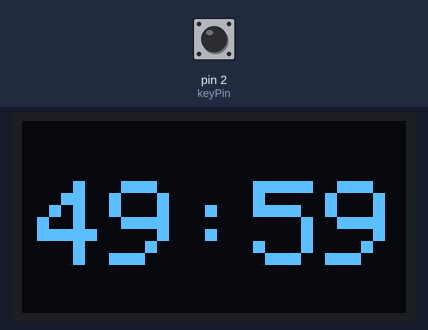
A sketch run on a simulated Arduino Uno, built with avr-gcc and run on an emulated ATmega328P. Parts: 128×64 one-colour display. Inputs (shaded band) come from the test bench; at power-on: pin 2 (keyPin) HIGH. What the sketch prints to the serial monitor is not drawn.

Above: at 1.6 s.
1.7 s: pin 2 (keyPin) pulled LOW for 0.15 s
At 2.8 s:
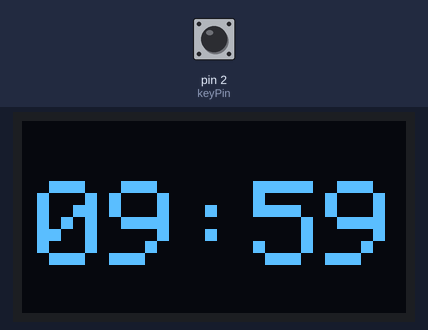
4.5 s: pin 2 (keyPin) pulled LOW for 3.2 s
At 7.8 s:
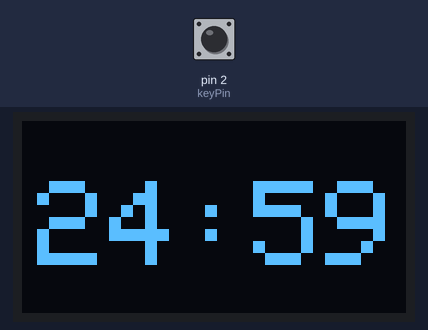
9.5 s: pin 2 (keyPin) pulled LOW for 0.15 s
At 10.3 s:
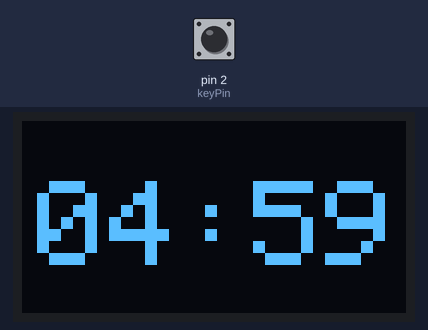
Timing chart, 0 to 12.5 s (numbered marks = the images above; inputs shaded):
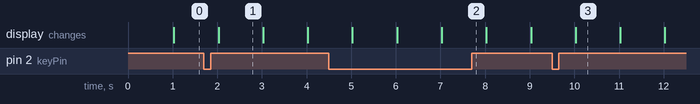

The sketch:

pomodoro_timer.ino
```cpp
// key press - https://forum.arduino.cc/t/button-pressed-more-than-2-seconds-do-somethingelse/136822/7
// oled display - https://randomnerdtutorials.com/guide-for-oled-display-with-arduino/

// Required libraries:
// - Adafuit SSD1306 (plus dependencies)

#include <Wire.h>
#include <Adafruit_GFX.h>
#include <Adafruit_SSD1306.h>

#define SCREEN_WIDTH 128 // OLED display width, in pixels
#define SCREEN_HEIGHT 64 // OLED display height, in pixels

#define SHORT_MODE 0 // Short timer duration (25 minutes)
#define LONG_MODE 1  // Long timer duration (50 minutes)

unsigned long keyPrevMillis = 0;
const unsigned long keySampleIntervalMs = 25;
byte longKeyPressCountMax = 80;    // 80 * 25 = 2000 ms
byte mediumKeyPressCountMin = 20;    // 20 * 25 = 500 ms
byte KeyPressCount = 0;

byte prevKeyState = HIGH;         // button is active low
const byte keyPin = 2;            // button is connected to pin 2 and GND

int timerMode = LONG_MODE;
bool modeChanged = 0;
bool breakMode = 0;
int timerMinutes = 50;
int timerSeconds = 00;
unsigned long timerPrevMillis = 0;
String displayString;

Adafruit_SSD1306 display(SCREEN_WIDTH, SCREEN_HEIGHT, &Wire, -1);

// called when button is kept pressed for less than .5 seconds
void shortKeyPress() {
    Serial.println("short key press");

    if (breakMode) {
      if (timerMode == LONG_MODE) {
        timerMinutes = 50;
      } else {
        timerMinutes = 25;
      }
    } else {
      if (timerMode == LONG_MODE) {
        timerMinutes = 10;
      } else {
        timerMinutes = 5;
      }
    }

    timerSeconds = 0;
    breakMode = !breakMode;
}

// called when button is kept pressed for 2 seconds or more
void longKeyPress() {
  Serial.println("long key press");

  if (!modeChanged) {
    if (timerMode == LONG_MODE) {
      timerMode = SHORT_MODE;
      timerMinutes = 25;
    } else {
      timerMode = LONG_MODE;
      timerMinutes = 50;
    }

    timerSeconds = 0;
    modeChanged = 1;
    breakMode = 0;
  }
}

void keyPress() {
    Serial.println("key press");

    KeyPressCount = 0;
}

void keyRelease() {
  Serial.println("key release");

  if (KeyPressCount < mediumKeyPressCountMin) {
    shortKeyPress();
  }

  modeChanged = 0;
}

void updateTimer() {
  if (timerMinutes > 0 || timerSeconds > 0) {
    if (timerSeconds > 0) {
      timerSeconds--;
    }
    else {
      timerSeconds = 59;

      if (timerMinutes > 0)
        timerMinutes--;
    }

    timerPrevMillis = millis();
  }
}

void updateDisplayString() {
  String minutes = String(timerMinutes);
  String seconds = String(timerSeconds);

  if (timerMinutes < 10) {
    minutes = "0" + minutes;
  }

  if (timerSeconds < 10) {
    seconds = "0" + seconds;
  }

  displayString = minutes + ":" + seconds;
}


// ----------------------------------------------------------
// Arduino hook functions
// ----------------------------------------------------------

void setup() {
    Serial.begin(9600);
    pinMode(keyPin, INPUT_PULLUP);

    if (!display.begin(SSD1306_SWITCHCAPVCC, 0x3C)) {
      Serial.println(F("SSD1306 allocation failed"));
      for(;;);
    }

    display.setTextSize(4);
    display.setTextColor(WHITE);
}


void loop() {
    // monitor button presses
    if (millis() - keyPrevMillis >= keySampleIntervalMs) {
        keyPrevMillis = millis();

        byte currKeyState = digitalRead(keyPin);

        if ((prevKeyState == HIGH) && (currKeyState == LOW)) {
          keyPress();
        }
        else if ((prevKeyState == LOW) && (currKeyState == HIGH)) {
          keyRelease();
        }
        else if (currKeyState == LOW) {
          KeyPressCount++;

          if (KeyPressCount >= longKeyPressCountMax) {
            longKeyPress();
          }
        }

        prevKeyState = currKeyState;
    }

    // update display
    if (millis() - timerPrevMillis >= 1000) {
      updateTimer();
      updateDisplayString();

      display.clearDisplay();
      display.setCursor(5, 20);

      display.println(displayString);
      display.display();
    }
}
```

Measured:
- what the display in image 1 shows lasts 1.0 s, from 2.0 s to 3.0 s
